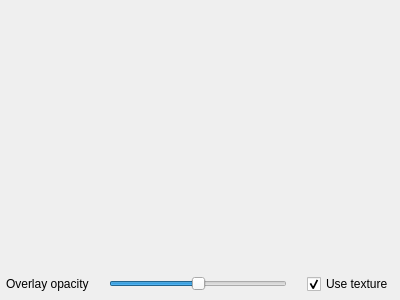
<?xml version="1.0" encoding="UTF-8"?>
<ui version="4.0">
 <class>Form</class>
 <widget class="QWidget" name="Form">
  <property name="geometry">
   <rect>
    <x>0</x>
    <y>0</y>
    <width>400</width>
    <height>300</height>
   </rect>
  </property>
  <property name="windowTitle">
   <string>Form</string>
  </property>
  <layout class="QVBoxLayout" name="verticalLayout_2">
   <property name="spacing">
    <number>0</number>
   </property>
   <property name="margin">
    <number>0</number>
   </property>
   <item>
    <layout class="QVBoxLayout" name="verticalLayout">
     <property name="spacing">
      <number>0</number>
     </property>
     <item>
      <widget class="QFrame" name="vtkFrame">
       <property name="frameShape">
        <enum>QFrame::NoFrame</enum>
       </property>
       <property name="frameShadow">
        <enum>QFrame::Raised</enum>
       </property>
      </widget>
     </item>
     <item>
      <layout class="QHBoxLayout" name="horizontalLayout">
       <property name="spacing">
        <number>20</number>
       </property>
       <property name="margin">
        <number>6</number>
       </property>
       <item>
        <widget class="QLabel" name="opacityLabel">
         <property name="text">
          <string>Overlay opacity</string>
         </property>
        </widget>
       </item>
       <item>
        <widget class="QSlider" name="opacitySlider">
         <property name="maximum">
          <number>255</number>
         </property>
         <property name="singleStep">
          <number>15</number>
         </property>
         <property name="pageStep">
          <number>15</number>
         </property>
         <property name="value">
          <number>128</number>
         </property>
         <property name="sliderPosition">
          <number>128</number>
         </property>
         <property name="orientation">
          <enum>Qt::Horizontal</enum>
         </property>
        </widget>
       </item>
       <item>
        <widget class="QCheckBox" name="textureCheckBox">
         <property name="text">
          <string>Use texture</string>
         </property>
         <property name="checked">
          <bool>true</bool>
         </property>
        </widget>
       </item>
      </layout>
     </item>
    </layout>
   </item>
  </layout>
 </widget>
 <resources/>
 <connections/>
</ui>
